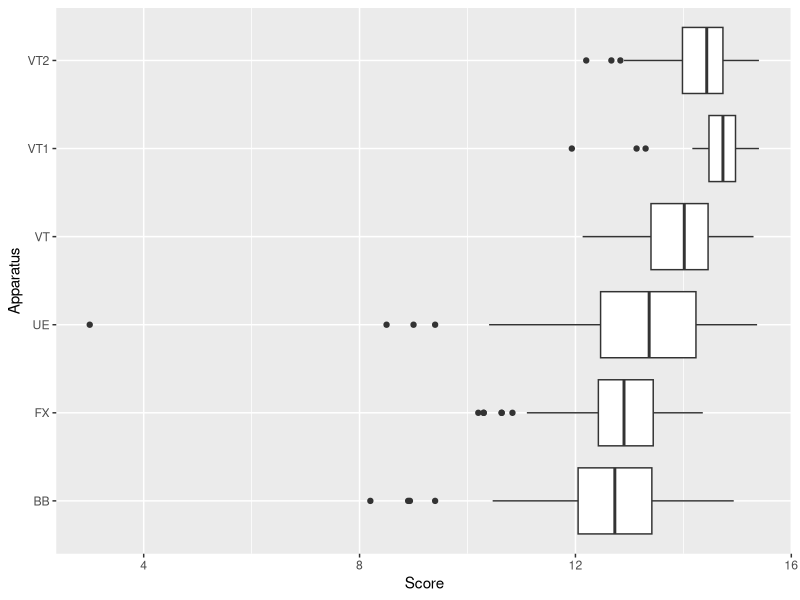
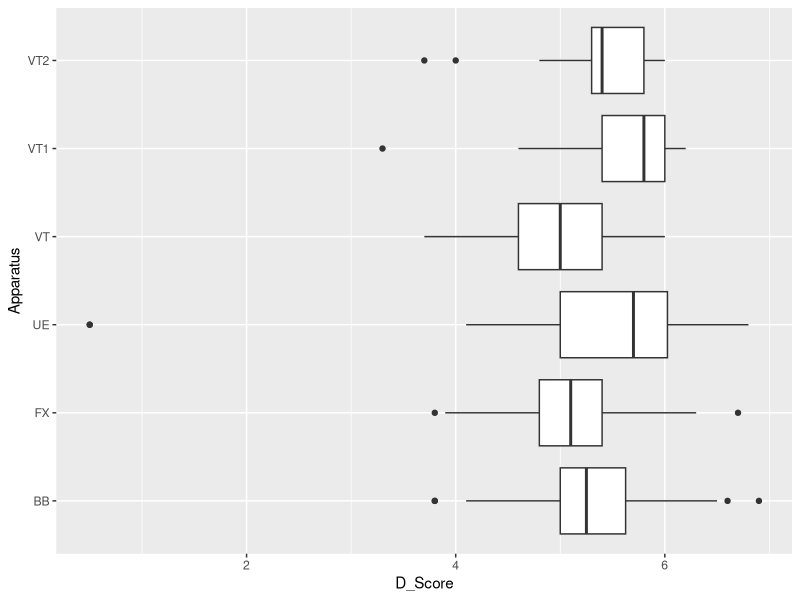
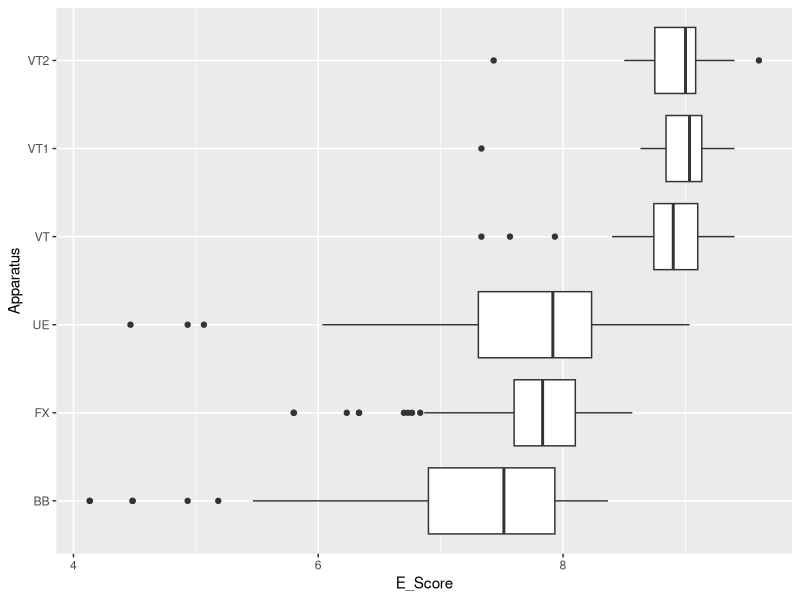
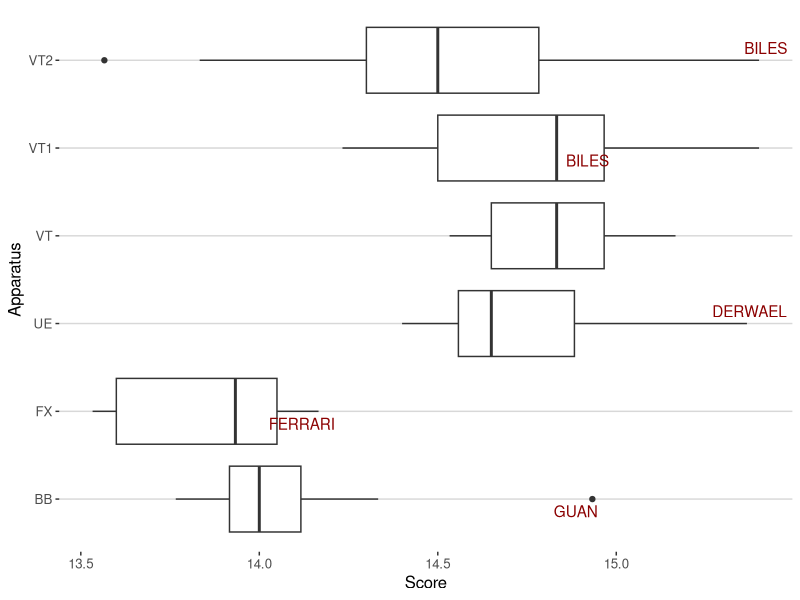
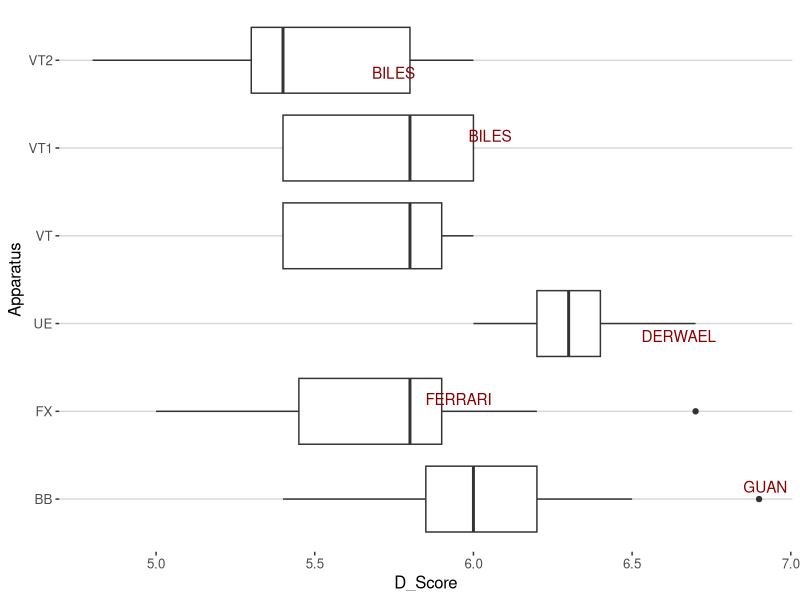
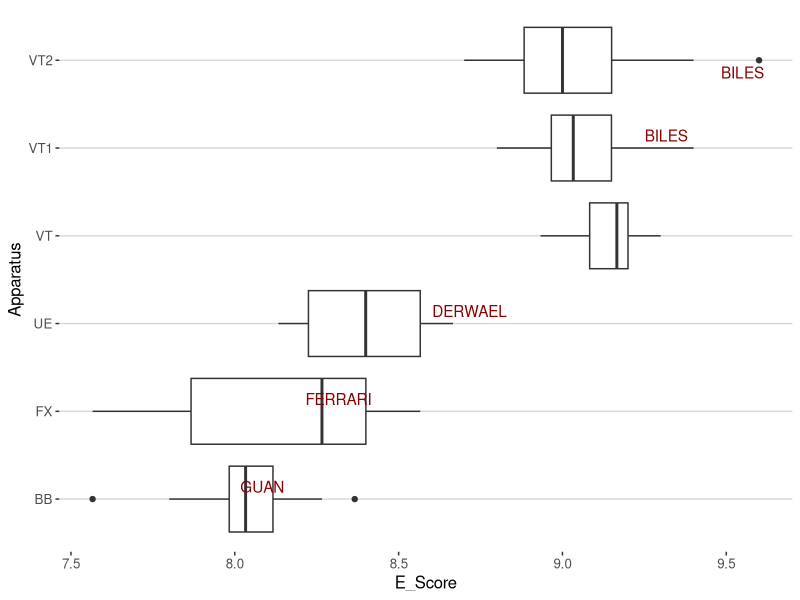

Reproduce these figures in R, in order.
## ---- chunk 1
library(tidyverse)
library(ggplot2)
library(dbplyr)
library(ggthemes)
library(ggrepel)
tokyo_quad <- read.csv(file = "./original data/data_2017_2021.csv", header = TRUE)
## ---- chunk 2
tokyo_quad %>%
  ggplot()+
  geom_boxplot(mapping = aes(x = Score, y = Apparatus))
## ---- chunk 3
tokyo_quad %>%
  ggplot()+
  geom_boxplot(mapping = aes(x = D_Score, y = Apparatus))

## ---- chunk 4
tokyo_quad %>%
  ggplot()+
  geom_boxplot(mapping = aes(x = E_Score, y = Apparatus))

## ---- chunk 5
champion_round_point <- tokyo_quad %>%
  filter(Round == "qual") %>%
  filter(Rank <= 15)

champion_round_point %>%
  ggplot()+
  geom_boxplot(mapping = aes(x = Score, y = Apparatus))+
  geom_text_repel(data = filter(champion_round_point, Rank == 1), 
                  mapping = aes(x = Score, y = Apparatus, label = LastName),
                  color = "darkred")+
  theme_hc()
## ---- chunk 6
champion_round_point %>%
  ggplot()+
  geom_boxplot(mapping = aes(x = D_Score, y = Apparatus))+
  geom_text_repel(data = filter(champion_round_point, Rank == 1), 
                  mapping = aes(x = D_Score, y = Apparatus, label = LastName),
                  color = "darkred")+
  theme_hc()

## ---- chunk 7
percentiles <- c(quantile(champion_round_point$Rank, 0.01),
                 quantile(champion_round_point$Rank, 0.99))

champion_round_point %>%
  ggplot()+
  geom_boxplot(mapping = aes(x = E_Score, y = Apparatus))+
  geom_text_repel(data = filter(champion_round_point, Rank == 1), 
                  mapping = aes(x = E_Score, y = Apparatus, label = LastName),
                  color = "darkred")+
  theme_hc()
